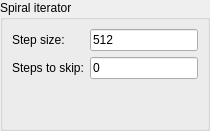
         <widget class="QWidget" name="pageSpiral">
          <layout class="QGridLayout" name="gridLayout_28">
           <property name="leftMargin">
            <number>0</number>
           </property>
           <property name="topMargin">
            <number>0</number>
           </property>
           <property name="rightMargin">
            <number>0</number>
           </property>
           <property name="bottomMargin">
            <number>0</number>
           </property>
           <item row="0" column="0">
            <widget class="QGroupBox" name="groupBoxSpiral">
             <property name="title">
              <string>Spiral iterator</string>
             </property>
             <layout class="QGridLayout" name="gridLayout_29">
              <item row="0" column="2">
               <widget class="QLineEdit" name="lineSpiralStep">
                <property name="text">
                 <string>512</string>
                </property>
               </widget>
              </item>
              <item row="0" column="0">
               <widget class="QLabel" name="label_16">
                <property name="text">
                 <string>Step size:</string>
                </property>
               </widget>
              </item>
              <item row="2" column="0">
               <spacer name="verticalSpacer_8">
                <property name="orientation">
                 <enum>Qt::Orientation::Vertical</enum>
                </property>
                <property name="sizeHint" stdset="0">
                 <size>
                  <width>20</width>
                  <height>40</height>
                 </size>
                </property>
               </spacer>
              </item>
              <item row="1" column="2">
               <widget class="QLineEdit" name="lineSpiralSkip">
                <property name="text">
                 <string>0</string>
                </property>
               </widget>
              </item>
              <item row="1" column="0">
               <widget class="QLabel" name="label_20">
                <property name="text">
                 <string>Steps to skip:</string>
                </property>
               </widget>
              </item>
             </layout>
            </widget>
           </item>
          </layout>
         </widget>
